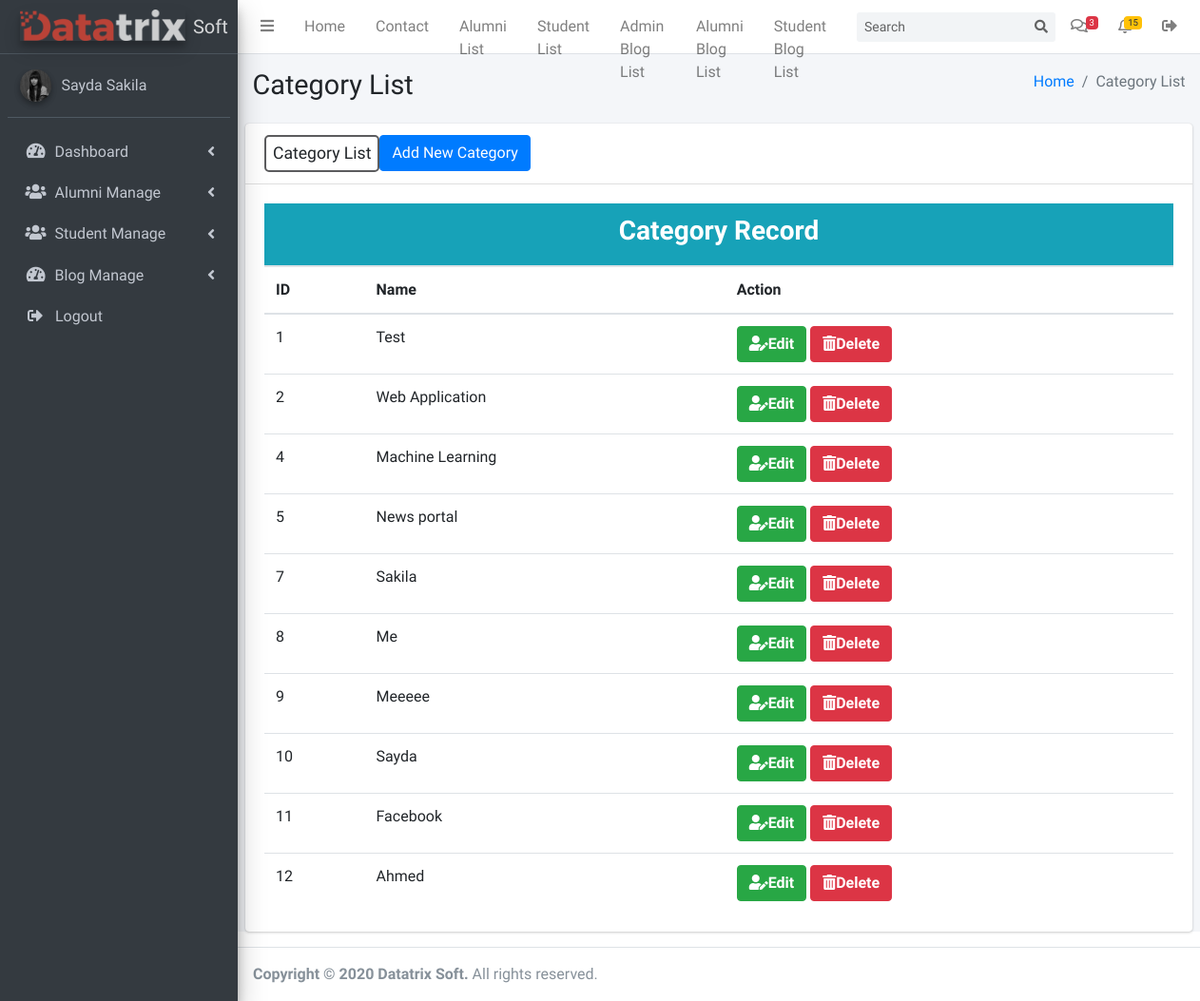
/admin/category.php (signed in), run on the app's committed database.
### tables this page shows
CREATE TABLE `categories` (
  `id` int(11) NOT NULL,
  `name` varchar(100) NOT NULL,
  `created_at` datetime NOT NULL DEFAULT current_timestamp()
);

### database/database.php (called while the page is built, shortened)
<?php
class Database
{
    private $host = HOST;
    private $user = USER;
    private $pass = PASS;
    private $dbname = DBNAME;
    public $conn;
    function __construct()
    {
            $this->conn = new mysqli($this->host, $this->user, $this->pass, $this->dbname);
    }
    public function getData($queryy)
    {
        $result = $this->conn->query($queryy);
        if($result->num_rows > 0)
        {
            return $result;
        }
        return false;
    }
}
?>

### admin/category.php (the view, shortened to what this page needs)
<?php
    include dirname(__FILE__). '/includes/header.php';
    $query = "SELECT * FROM categories";
    $categories = $db->getData($query);
?>
    <div class="card">
        <div class="card-header">
            <h3 style="border:2px solid #5c5c5e; border-radius:5px; padding: 7px;"  class="card-title">Category List</h3>
            <div class="card-header-action">
                <a href="category-add.php" class="btn btn-primary">Add New Category</a>
            </div>
        </div>
        <div class="card-body">
            <table class="table">
                <thead>
                    <tr>
                        <th colspan="11" style="text-align:center; background: #17a2b8; color:white;"><h3><b>Category Record</b></h3></th>
                    </tr>
                    <tr>
                        <th>ID</th>
                        <th>Name</th>
                        <th>Action</th>
                    </tr>
                </thead>
                <tbody>
                    <?php
                        if ($categories) {
                            while($category = $categories->fetch_assoc()) {
                                ?>
                                    <tr>
                                        <td><?php echo $category['id'] ?></td>
                                        <td><?php echo $category['name'] ?></td>
                                        <td>
                                            <a href="edit-category.php?edit=<?php echo $category['id']; ?>" class="btn btn-success"><i class="fas fa-user-edit"></i><b>Edit</b></a>
                                            <a href="delete-category.php?delete=<?php echo $category['id']; ?>" class="btn btn-danger"><i class="fas fa-trash-alt"></i><b>Delete</b></a>
                                        </td>
                                    </tr>
                                <?php
                            }
                        }
                    ?>
                </tbody>
            </table>
        </div>
    </div>
<?php
    include dirname(__FILE__). '/includes/footer.php';
?>

### data on the page
categories: id "1", name "Test"
categories: id "2", name "Web Application"
categories: id "4", name "Machine Learning"
categories: id "5", name "News portal"
categories: id "7", name "Sakila"
categories: id "8", name "Me"
categories: id "9", name "Meeeee"
categories: id "10", name "Sayda"
categories: id "11", name "Facebook"
categories: id "12", name "Ahmed"

### other printed values
$page_title "Category List"
